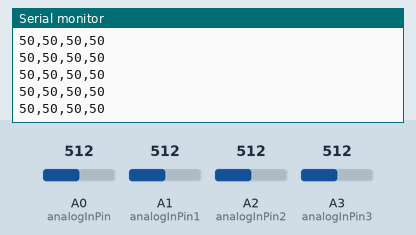
The sketch below on a simulated Arduino Uno, built with avr-gcc and run on an emulated ATmega328P. Parts: the last lines printed to the serial monitor. Inputs (shaded band) come from the test bench; at power-on: A0 (analogInPin) = 512, A1 (analogInPin1) = 512, A2 (analogInPin2) = 512, A3 (analogInPin3) = 512.

Above: at 1.2 s.
1.3 s: A0 (analogInPin) set to 716
At 1.61 s:
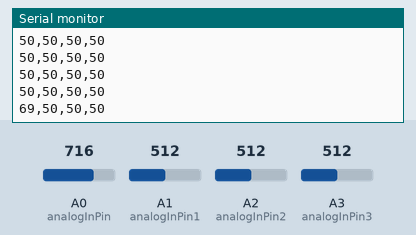
2.8 s: A1 (analogInPin1) set to 716
At 2.85 s:
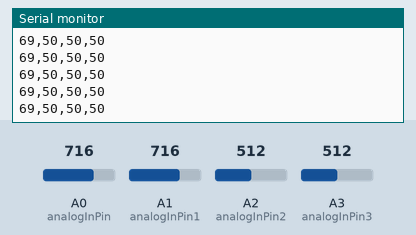
4.3 s: A2 (analogInPin2) set to 716
At 4.3 s:
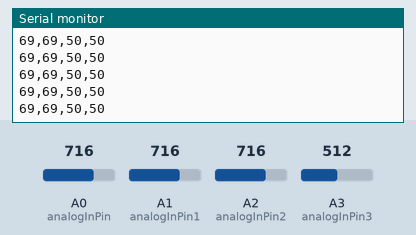
5.8 s: A3 (analogInPin3) set to 716
At 5.96 s:
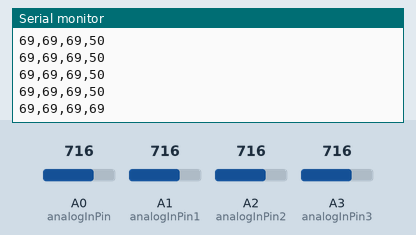
7.3 s: A0 (analogInPin) set to 992
At 7.41 s:
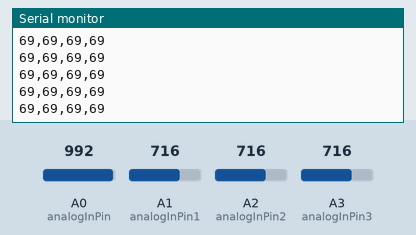
8.8 s: A1 (analogInPin1) set to 992
At 8.86 s:
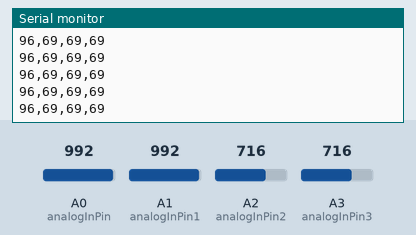
Timing chart, 0 to 11.3 s (numbered marks = the images above; inputs shaded):
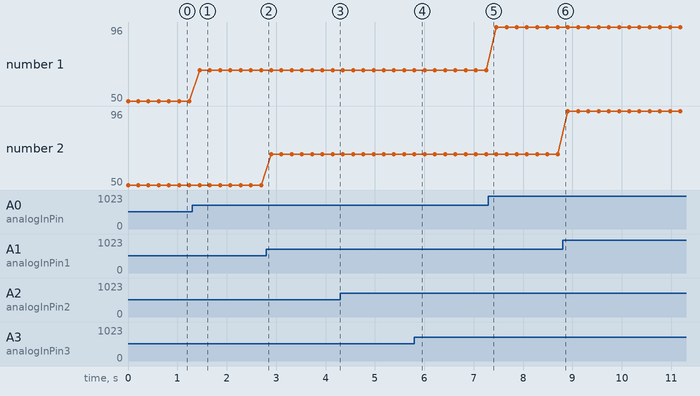

Measured:
- after the input at 1.3 s, the serial monitor: prints a new line after 0.15 s (image 1)
- after the input at 5.8 s, the serial monitor: prints a new line at once (image 4)
- plotted number 1: 50 → 69 after the input at 1.3 s, 69 → 96 after the input at 7.3 s

The sketch:

PotentiometerReadings.ino
```cpp
const int analogInPin = A0;  // Analog input pin that the first potentiometer is attached to
const int analogInPin1 = A1;  // Analog input pin that the second potentiometer is attached to
const int analogInPin2 = A2;  // Analog input pin that the third potentiometer is attached to
const int analogInPin3 = A3;  // Analog input pin that the fourth potentiometer is attached to

double sensorValue = 0;        // value read from the potentiometer
int outputValue = 0;        // value scaled from 0 to 100

void setup() {
  // initialize serial communications at 9600 bps:
  Serial.begin(9600);
}

void loop() {
  // Read the value from the first potentiometer
  sensorValue = analogRead(analogInPin);
  // Map it between 0 and 100
  outputValue = map(sensorValue, 0, 1023, 0, 100);
  // Output it to Serial
  // Serial.print("sensor 0 = ");
  Serial.print(outputValue);
  Serial.print(",");
  // Give the analog/digital converter a little time to settle down - not sure that this step is needed but the sample code had it so ...
  delay(2);
  // Do the same operations for each potentiometer
  sensorValue = analogRead(analogInPin1);
  outputValue = map(sensorValue, 0, 1023, 0, 100);
  //Serial.print(" sensor 1 = ");
  Serial.print(outputValue);
  Serial.print(",");
  delay(2);
  sensorValue = analogRead(analogInPin2);
  outputValue = map(sensorValue, 0, 1023, 0, 100);
  //Serial.print(" sensor 2 = ");
  Serial.print(outputValue);
  Serial.print(",");
  delay(2);
  sensorValue = analogRead(analogInPin3);
  outputValue = map(sensorValue, 0, 1023, 0, 100);
  //Serial.print(" sensor 3 = ");
  Serial.print(outputValue);
  Serial.println();
  // Wait for a bit, and go back to the beginning of the loop
  delay(200);
}
```
